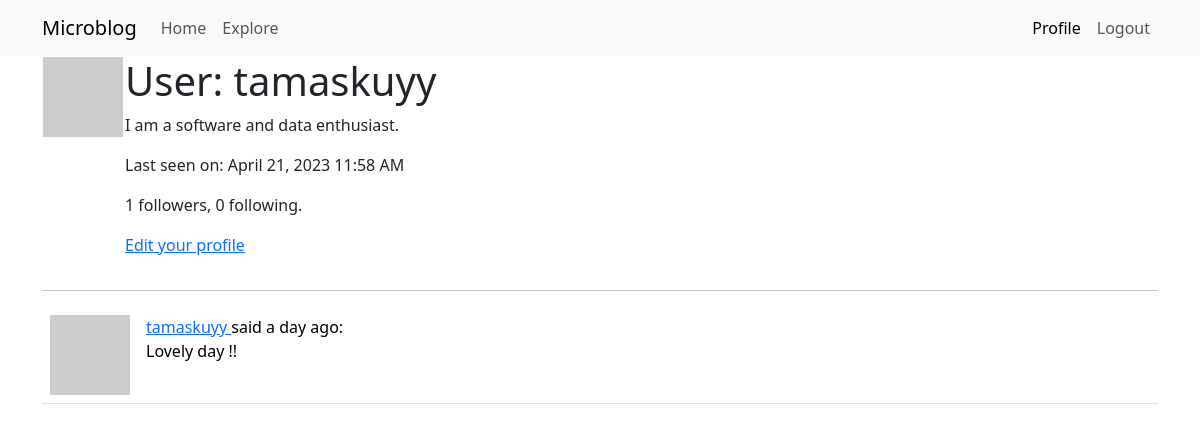
Page /user/tamaskuyy (signed in) on the earlier database version.
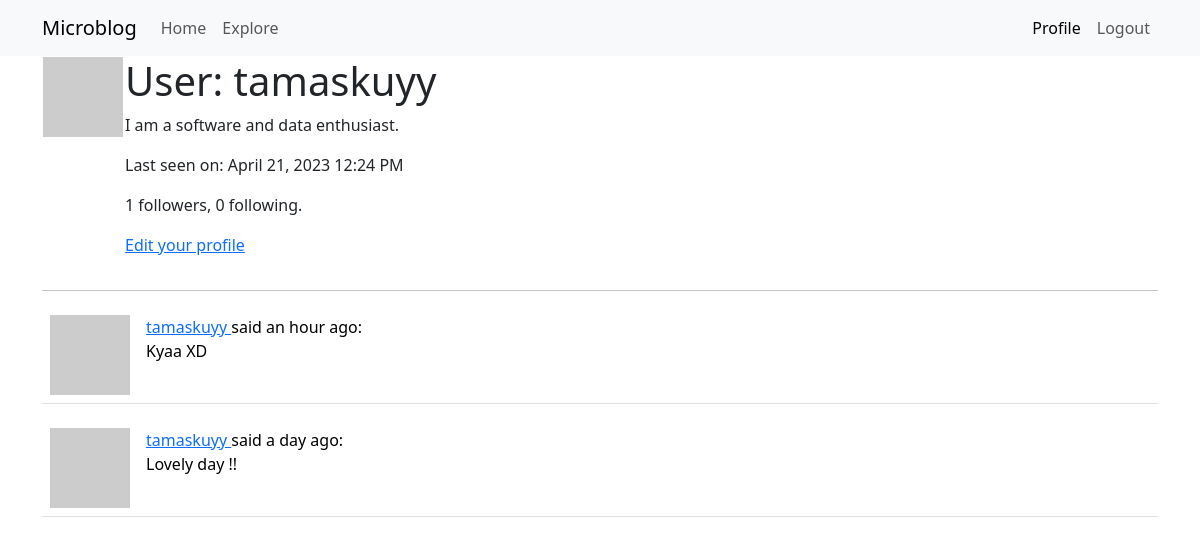
Same page on the later database version.
### app/models.py (models this page shows, shortened)
class User(UserMixin, db.Model):
    id = db.Column(db.Integer, primary_key=True)
    username = db.Column(db.String(64), index=True, unique=True)
    email = db.Column(db.String(120), index=True, unique=True)
    password_hash = db.Column(db.String(128))
    posts = db.relationship('Post', backref='author', lazy='dynamic')
    about_me = db.Column(db.String(140))
    last_seen = db.Column(db.DateTime, default=datetime.utcnow)
    followed = db.relationship(
        'User', secondary=followers,
        primaryjoin=(followers.c.follower_id == id),
        secondaryjoin=(followers.c.followed_id == id),
        backref=db.backref('followers', lazy='dynamic'), lazy='dynamic')
    def avatar(self, size):
        digest = md5(self.email.lower().encode('utf-8')).hexdigest()
        return 'https://www.gravatar.com/avatar/{}?d=identicon&s={}'.format(digest, size)

class Post(db.Model):
    id = db.Column(db.Integer, primary_key=True)
    body = db.Column(db.String(140))
    timestamp = db.Column(db.DateTime, index=True, default=datetime.utcnow)
    user_id = db.Column(db.Integer, db.ForeignKey('user.id'))

### app/routes.py (the view)
@app.route('/user/<username>')
@login_required
def user(username):
    user = User.query.filter_by(username=username).first_or_404()
    page = request.args.get('page', 1, type=int)
    posts = user.posts.order_by(Post.timestamp.desc()).paginate(page=page, per_page=app.config['POSTS_PER_PAGE'], error_out=False)
    next_url = url_for('user', username=user.username, page=posts.next_num) \
        if posts.has_next else None
    prev_url = url_for('user', username=user.username, page=posts.prev_num) \
        if posts.has_prev else None
    form = EmptyForm()
    return render_template('user.html', user=user, posts=posts.items, next_url=next_url, prev_url=prev_url, form=form)

### app/models.py (called while the page is built)
@login.user_loader
def load_user(id):
    return User.query.get(int(id))

### app/routes.py (called while the page is built)
@app.before_request
def before_request():
    if current_user.is_authenticated:
        current_user.last_seen = datetime.utcnow()
        db.session.commit()

### app/templates/user.html (shortened to what this page needs)
{% extends "base.html" %}
{% block app_content %}
    <table>
        <tr valign="top">
            <td><img src="{{ user.avatar(128) }}"></td>
            <td>
                <h1>User: {{ user.username }}</h1>
                {% if user.about_me %}<p>{{ user.about_me }}</p>{% endif %}
                {% if user.last_seen %}
                    <p>Last seen on: {{ moment(user.last_seen).format('LLL') }}</p>
                {% endif %}
                <p>{{ user.followers.count() }} followers, {{ user.followed.count() }} following.</p>
                {% if user == current_user %}
                <p><a href="{{ url_for('edit_profile') }}">Edit your profile</a></p>
                {% endif %}
            </td>
        </tr>
    </table>
    <hr>
    {% for post in posts %}
        {% include '_post.html' %}
    {% endfor %}
{% endblock %}

### app/templates/base.html (shortened to what this page needs)
<!doctype html>
<html lang="en">
    <head>
        {% block head %}
            {% block styles %}
                {{ bootstrap.load_css() }}
            {% endblock %}
        {% endblock %}
    </head>
    <body>
        {% block navbar %}
            <nav class="navbar navbar-expand-lg bg-body-tertiary " style="background-color: #e3f2fd;">
                <div class="container">
                    <a class="navbar-brand" href="{{ url_for('index') }}">Microblog</a>
                    <div class="collapse navbar-collapse" id="navbarSupportedContent">
                        <ul class="navbar-nav me-auto mb-2 mb-lg-0">
                            <li class="nav-item">
                                <a class="nav-link {% if request.endpoint == 'index' %} active {% endif %}"  aria-current="page" href="{{ url_for('index') }}">Home</a>
                            </li>
                            <li class="nav-item">
                                <a class="nav-link {% if request.endpoint == 'explore' %} active {% endif %}" href="{{ url_for('explore') }}">Explore</a>
                            </li>
                        </ul>
                        <ul class="nav navbar-nav navbar-right">
                            {% if current_user.is_anonymous %}
                                <li class="nav-item">
                                    <a class="nav-link {% if request.endpoint == 'login' %} active {% endif %}" href="{{ url_for('login') }}">Login</a>
                                </li>
                            {% else %}
                                <li class="nav-item">
                                    <a class="nav-link {% if request.endpoint == 'user' %} active {% endif %}" href="{{ url_for('user', username=current_user.username) }}">Profile</a>
                                </li>
                                <li class="nav-item">
                                    <a class="nav-link {% if request.endpoint == 'logout' %} active {% endif %}" href="{{ url_for('logout') }}">Logout</a>
                                </li>
                            {% endif %}
                        </ul>
                    </div>
                </div>
            </nav>
        {% endblock %}
        {% block content %}
            <div class="container">
                {% block app_content %}{% endblock %}
            </div>
        {% endblock %}
    </body>
</html>

### app/templates/_post.html
<table class="table table-hover">
    <tr>
        <td width="70px">
            <a href="{{ url_for('user', username=post.author.username) }}">
                <img src="{{ post.author.avatar(70) }}" />
            </a>
        </td>
        <td>
            <a href="{{ url_for('user', username=post.author.username) }}">
                {{ post.author.username }}
            </a>
            said {{ moment(post.timestamp).fromNow() }}:
            <br>
            {{ post.body }}
        </td>
    </tr>
</table>

Differences in the rows shown:
changed User "tamaskuyy": last_seen "April 21, 2023 11:58 AM" → "April 21, 2023 12:24 PM"
added Post: author.username "tamaskuyy", timestamp "an hour ago", body "Kyaa XD"
